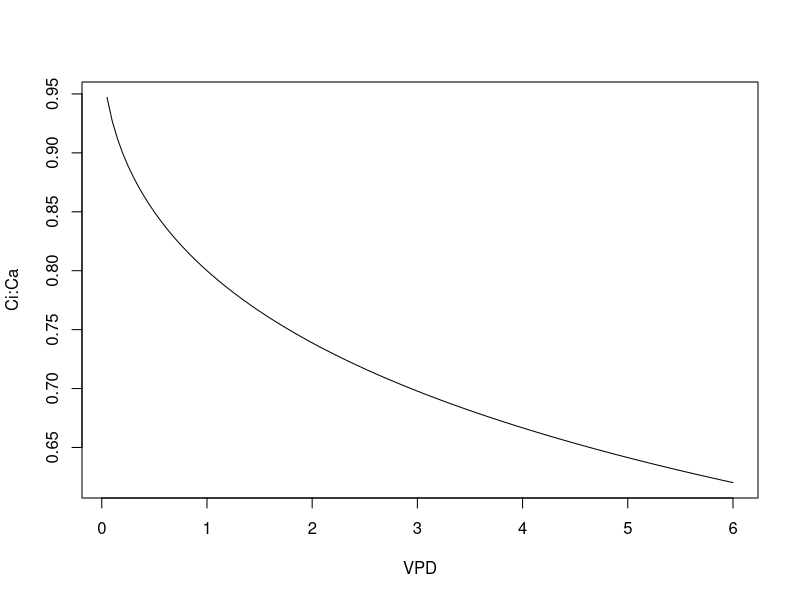

Recreate this plot in R. (Note: this script raises an error after producing the figure.)
## ---- chunk 1
library("ggplot2")


calc_ci_over_ca <- function(g1, beta, D) {
  # Add Medlyn ref here.
  ci_over_ca <- (g1*beta) / ((g1*beta) + sqrt(D))
  
  return (ci_over_ca)
}

#gi = water use trategy of plant (different species, low = conservative, high = lots of water)
#eg. euc = 2 
## ---- chunk 2
g1 = 4 # kPa^0.5
D = seq(0.05, 6, 0.05) # VPD kPa
beta = 1
ci_over_ca_g14 = calc_ci_over_ca(g1, beta, D)

thry_vpd <- plot(D, ci_over_ca_g14, type="l", xlab = "VPD",
    ylab = "Ci:Ca")
plot(thry_vpd)

## ---- chunk 3
beta <- seq(0, 1, 0.1)
D = 2
ci_over_ca_d2 = calc_ci_over_ca(g1, beta, D)
D = 5
ci_over_ca_d5 = calc_ci_over_ca(g1, beta, D)
D=10
ci_over_ca_d10 = calc_ci_over_ca(g1, beta, D)



thry_beta <-plot(beta, ci_over_ca_d2, type="l",col="blue",  xlab = "Beta",
    ylab = "Ci:Ca")
lines(beta, ci_over_ca_d5, col="green 3")
lines(beta, ci_over_ca_d10, col="red")
legend("bottomright", c("VPD = 2", "VPD = 5", "VPD = 10"), lty=c(1, 1, 1), lwd=c(2.5, 2.5, 2.5), col=c("blue", "green 3", "red"))

plot(thry_beta)



## ---- chunk 4

